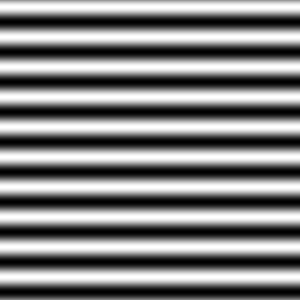
%> input picture HW4/code/F1.bmp, 300 x 300 px
$ octave ft1.m   (GNU Octave 9; MATLAB toolbox functions it lacks are replaced by stand-ins)
%> lines starting %> are read from the running program, lines starting %| are printed output that depends on the picture
clc;
clear all;

i1 = imread('F1.bmp')
%> i1 is the input picture: size 300x300 uint8; min 0, max 255, mean 127.5
i2 = imread('F2.bmp')
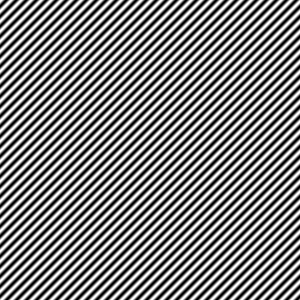
%> input picture HW4/code/F2.bmp, 300 x 300 px
%> i2 is the input picture: size 300x300 uint8; min 0, max 255, mean 127.5

f1=fftshift(fft2(im2double(i1)));
f2=fftshift(fft2(im2double(i2)));
if1=ifft2(fftshift(f1));
if2=ifft2(fftshift(f2));
figure,
subplot(2,2,1);
imshow(f1)
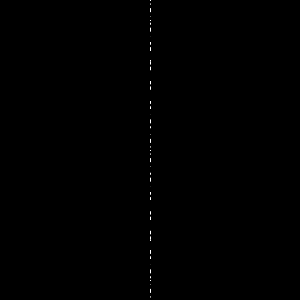
%> displayed picture: size 300x300, on the screen's scale of 0 to 255; min 0, max 255, mean 0.3
title('Fourier transform');
subplot(2,2,2);
imshow(if1)
title('Inverse fourier transform ');
subplot(2,2,3);
imshow(f2)
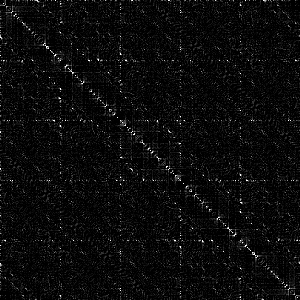
%> displayed picture: size 300x300, on the screen's scale of 0 to 255; min 0, max 255, mean 11.1
title('Fourier transform');
subplot(2,2,4);
imshow(if2)
title('Inverse fourier transform');
